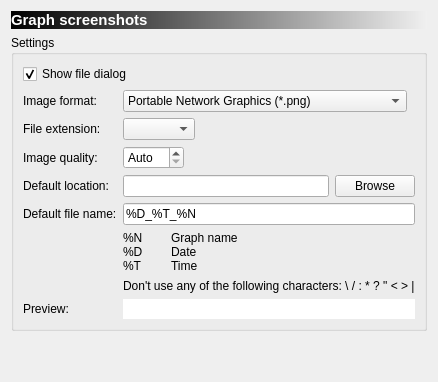
     <widget class="QWidget" name="page_6">
      <layout class="QGridLayout" name="gridLayout_22">
       <item row="0" column="0">
        <widget class="QLabel" name="label_25">
         <property name="sizePolicy">
          <sizepolicy hsizetype="Preferred" vsizetype="Fixed">
           <horstretch>0</horstretch>
           <verstretch>0</verstretch>
          </sizepolicy>
         </property>
         <property name="autoFillBackground">
          <bool>false</bool>
         </property>
         <property name="styleSheet">
          <string notr="true">background-color: qlineargradient(spread:pad, x1:0, y1:0, x2:1, y2:0, stop:0 rgba(0, 0, 0, 255), stop:1 rgba(240, 240, 240, 255));
color: rgb(255, 255, 255);</string>
         </property>
         <property name="frameShape">
          <enum>QFrame::NoFrame</enum>
         </property>
         <property name="text">
          <string>&lt;!DOCTYPE HTML PUBLIC &quot;-//W3C//DTD HTML 4.0//EN&quot; &quot;http://www.w3.org/TR/REC-html40/strict.dtd&quot;&gt;
&lt;html&gt;&lt;head&gt;&lt;meta name=&quot;qrichtext&quot; content=&quot;1&quot; /&gt;&lt;style type=&quot;text/css&quot;&gt;
p, li { white-space: pre-wrap; }
&lt;/style&gt;&lt;/head&gt;&lt;body style=&quot; font-family:'MS Shell Dlg 2'; font-size:8.25pt; font-weight:400; font-style:normal;&quot;&gt;
&lt;p style=&quot; margin-top:0px; margin-bottom:0px; margin-left:0px; margin-right:0px; -qt-block-indent:0; text-indent:0px;&quot;&gt;&lt;span style=&quot; font-size:11pt; font-weight:600;&quot;&gt;Graph screenshots&lt;/span&gt;&lt;/p&gt;&lt;/body&gt;&lt;/html&gt;</string>
         </property>
         <property name="margin">
          <number>3</number>
         </property>
        </widget>
       </item>
       <item row="1" column="0">
        <widget class="QGroupBox" name="groupBox_11">
         <property name="title">
          <string>Settings</string>
         </property>
         <layout class="QGridLayout" name="gridLayout_23">
          <item row="0" column="0" colspan="2">
           <widget class="QCheckBox" name="checkBoxScreenshotsFileDlg">
            <property name="text">
             <string>Show file dialog</string>
            </property>
            <property name="checked">
             <bool>true</bool>
            </property>
           </widget>
          </item>
          <item row="1" column="0">
           <widget class="QLabel" name="label_26">
            <property name="sizePolicy">
             <sizepolicy hsizetype="Fixed" vsizetype="Preferred">
              <horstretch>0</horstretch>
              <verstretch>0</verstretch>
             </sizepolicy>
            </property>
            <property name="text">
             <string>Image format:</string>
            </property>
           </widget>
          </item>
          <item row="1" column="1" colspan="2">
           <widget class="QComboBox" name="comboBoxScreenshotsFormat">
            <property name="sizePolicy">
             <sizepolicy hsizetype="Fixed" vsizetype="Fixed">
              <horstretch>0</horstretch>
              <verstretch>0</verstretch>
             </sizepolicy>
            </property>
            <property name="currentIndex">
             <number>1</number>
            </property>
            <item>
             <property name="text">
              <string>Joint Photographic Experts Group (*.jpeg *.jpg)</string>
             </property>
            </item>
            <item>
             <property name="text">
              <string>Portable Network Graphics (*.png)</string>
             </property>
            </item>
            <item>
             <property name="text">
              <string>Scalable Vector Graphics (*.svg)</string>
             </property>
            </item>
            <item>
             <property name="text">
              <string>Tagged Image File Format (*.tiff *.tif)</string>
             </property>
            </item>
            <item>
             <property name="text">
              <string>Windows Bitmap (*.bmp)</string>
             </property>
            </item>
           </widget>
          </item>
          <item row="5" column="0">
           <widget class="QLabel" name="label_27">
            <property name="text">
             <string>Default location:</string>
            </property>
           </widget>
          </item>
          <item row="5" column="1">
           <widget class="QLineEdit" name="lineEditScreenshotsFolder"/>
          </item>
          <item row="5" column="2">
           <widget class="QPushButton" name="pushButtonScreenshotsFolder">
            <property name="text">
             <string>Browse</string>
            </property>
            <property name="icon">
             <iconset resource="images.qrc">
              <normaloff>:/images/o_folder_open.png</normaloff>:/images/o_folder_open.png</iconset>
            </property>
            <property name="autoDefault">
             <bool>false</bool>
            </property>
           </widget>
          </item>
          <item row="6" column="0">
           <widget class="QLabel" name="label_28">
            <property name="text">
             <string>Default file name:</string>
            </property>
           </widget>
          </item>
          <item row="6" column="1" colspan="2">
           <widget class="QLineEdit" name="lineEditScreenshotsName">
            <property name="inputMask">
             <string notr="true"/>
            </property>
            <property name="text">
             <string>%D_%T_%N</string>
            </property>
           </widget>
          </item>
          <item row="4" column="1">
           <widget class="QSpinBox" name="spinBoxScreenshotsQuality">
            <property name="sizePolicy">
             <sizepolicy hsizetype="Maximum" vsizetype="Fixed">
              <horstretch>0</horstretch>
              <verstretch>0</verstretch>
             </sizepolicy>
            </property>
            <property name="wrapping">
             <bool>false</bool>
            </property>
            <property name="readOnly">
             <bool>false</bool>
            </property>
            <property name="specialValueText">
             <string>Auto</string>
            </property>
            <property name="accelerated">
             <bool>true</bool>
            </property>
            <property name="suffix">
             <string notr="true"> %</string>
            </property>
            <property name="minimum">
             <number>-1</number>
            </property>
            <property name="maximum">
             <number>100</number>
            </property>
            <property name="value">
             <number>-1</number>
            </property>
           </widget>
          </item>
          <item row="4" column="0">
           <widget class="QLabel" name="label_29">
            <property name="text">
             <string>Image quality:</string>
            </property>
           </widget>
          </item>
          <item row="9" column="0">
           <widget class="QLabel" name="label_12">
            <property name="text">
             <string>Preview:</string>
            </property>
           </widget>
          </item>
          <item row="2" column="0">
           <widget class="QLabel" name="label_14">
            <property name="text">
             <string>File extension:</string>
            </property>
           </widget>
          </item>
          <item row="2" column="1">
           <widget class="QComboBox" name="comboBoxScreenshotsExtension">
            <property name="sizePolicy">
             <sizepolicy hsizetype="Fixed" vsizetype="Fixed">
              <horstretch>0</horstretch>
              <verstretch>0</verstretch>
             </sizepolicy>
            </property>
           </widget>
          </item>
          <item row="9" column="1" colspan="2">
           <widget class="QLineEdit" name="lineEditScreenshotsPreview">
            <property name="palette">
             <palette>
              <active>
               <colorrole role="Button">
                <brush brushstyle="SolidPattern">
                 <color alpha="255">
                  <red>255</red>
                  <green>255</green>
                  <blue>255</blue>
                 </color>
                </brush>
               </colorrole>
               <colorrole role="Base">
                <brush brushstyle="SolidPattern">
                 <color alpha="255">
                  <red>255</red>
                  <green>255</green>
                  <blue>255</blue>
                 </color>
                </brush>
               </colorrole>
               <colorrole role="Window">
                <brush brushstyle="SolidPattern">
                 <color alpha="255">
                  <red>255</red>
                  <green>255</green>
                  <blue>255</blue>
                 </color>
                </brush>
               </colorrole>
              </active>
              <inactive>
               <colorrole role="Button">
                <brush brushstyle="SolidPattern">
                 <color alpha="255">
                  <red>255</red>
                  <green>255</green>
                  <blue>255</blue>
                 </color>
                </brush>
               </colorrole>
               <colorrole role="Base">
                <brush brushstyle="SolidPattern">
                 <color alpha="255">
                  <red>255</red>
                  <green>255</green>
                  <blue>255</blue>
                 </color>
                </brush>
               </colorrole>
               <colorrole role="Window">
                <brush brushstyle="SolidPattern">
                 <color alpha="255">
                  <red>255</red>
                  <green>255</green>
                  <blue>255</blue>
                 </color>
                </brush>
               </colorrole>
              </inactive>
              <disabled>
               <colorrole role="Button">
                <brush brushstyle="SolidPattern">
                 <color alpha="255">
                  <red>255</red>
                  <green>255</green>
                  <blue>255</blue>
                 </color>
                </brush>
               </colorrole>
               <colorrole role="Base">
                <brush brushstyle="SolidPattern">
                 <color alpha="255">
                  <red>255</red>
                  <green>255</green>
                  <blue>255</blue>
                 </color>
                </brush>
               </colorrole>
               <colorrole role="Window">
                <brush brushstyle="SolidPattern">
                 <color alpha="255">
                  <red>255</red>
                  <green>255</green>
                  <blue>255</blue>
                 </color>
                </brush>
               </colorrole>
              </disabled>
             </palette>
            </property>
            <property name="inputMask">
             <string notr="true"/>
            </property>
            <property name="text">
             <string/>
            </property>
            <property name="frame">
             <bool>false</bool>
            </property>
            <property name="readOnly">
             <bool>true</bool>
            </property>
           </widget>
          </item>
          <item row="8" column="1" colspan="2">
           <widget class="QLabel" name="label_16">
            <property name="font">
             <font>
              <weight>50</weight>
              <bold>false</bold>
             </font>
            </property>
            <property name="text">
             <string>Don't use any of the following characters: \ / : * ? &quot; &lt; &gt; |</string>
            </property>
            <property name="textFormat">
             <enum>Qt::AutoText</enum>
            </property>
            <property name="textInteractionFlags">
             <set>Qt::NoTextInteraction</set>
            </property>
           </widget>
          </item>
          <item row="7" column="1" colspan="2">
           <widget class="QLabel" name="label_17">
            <property name="text">
             <string>%N	Graph name
%D	Date
%T	Time</string>
            </property>
            <property name="alignment">
             <set>Qt::AlignLeading|Qt::AlignLeft|Qt::AlignTop</set>
            </property>
            <property name="textInteractionFlags">
             <set>Qt::NoTextInteraction</set>
            </property>
           </widget>
          </item>
         </layout>
        </widget>
       </item>
       <item row="2" column="0">
        <spacer name="verticalSpacer_15">
         <property name="orientation">
          <enum>Qt::Vertical</enum>
         </property>
         <property name="sizeHint" stdset="0">
          <size>
           <width>20</width>
           <height>40</height>
          </size>
         </property>
        </spacer>
       </item>
      </layout>
     </widget>
